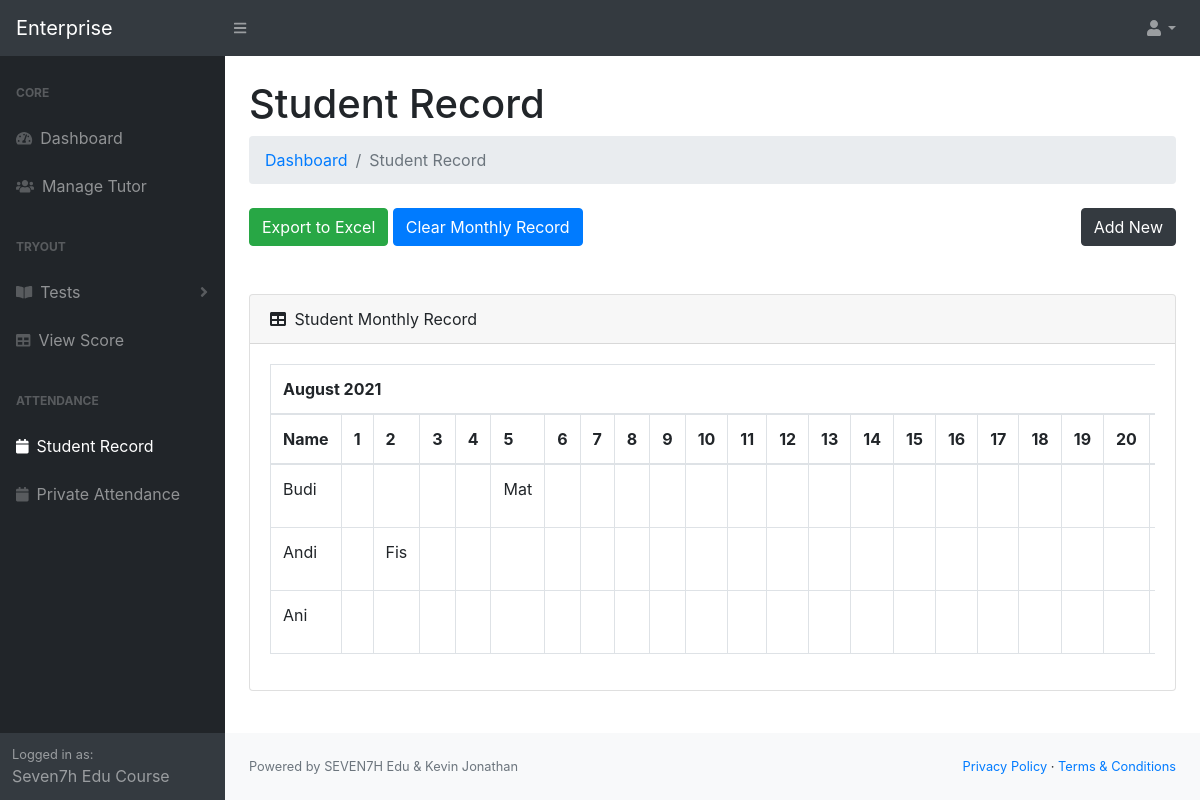
Screenshot of /enterprise/studentrecord.php (signed in) with the database file from the repository.
### tables this page shows
CREATE TABLE `heyseven7h_attendance` (
  `id` int(11) NOT NULL,
  `name` varchar(200) NOT NULL,
  `cal1` varchar(10) NOT NULL,
  `cal2` varchar(10) NOT NULL,
  `cal3` varchar(10) NOT NULL,
  `cal4` varchar(10) NOT NULL,
  `cal5` varchar(10) NOT NULL,
  `cal6` varchar(10) NOT NULL,
  `cal7` varchar(10) NOT NULL,
  `cal8` varchar(10) NOT NULL,
  `cal9` varchar(10) NOT NULL,
  `cal10` varchar(10) NOT NULL,
  `cal11` varchar(10) NOT NULL,
  `cal12` varchar(10) NOT NULL,
  `cal13` varchar(10) NOT NULL,
  `cal14` varchar(10) NOT NULL,
  `cal15` varchar(10) NOT NULL,
  `cal16` varchar(10) NOT NULL,
  `cal17` varchar(10) NOT NULL,
  `cal18` varchar(10) NOT NULL,
  `cal19` varchar(10) NOT NULL,
  `cal20` varchar(10) NOT NULL,
  `cal21` varchar(10) NOT NULL,
  `cal22` varchar(10) NOT NULL,
  `cal23` varchar(10) NOT NULL,
  `cal24` varchar(10) NOT NULL,
  `cal25` varchar(10) NOT NULL,
  `cal26` varchar(10) NOT NULL,
  `cal27` varchar(10) NOT NULL,
  `cal28` varchar(10) NOT NULL,
  `cal29` varchar(10) NOT NULL,
  `cal30` varchar(10) NOT NULL,
  `cal31` varchar(10) NOT NULL
);

### enterprise/studentrecord.php (the view, shortened to what this page needs)
<?php
require_once 'connect.php';
if (isset($_SESSION["loggedin"])) {
?>
<!DOCTYPE html>
<html lang="en">
<head>
    <link href="css/styles.css" rel="stylesheet" />
    <link href="https://cdn.datatables.net/1.10.20/css/dataTables.bootstrap4.min.css" rel="stylesheet"
 />
</head>
<body class="sb-nav-fixed">
    <?php include('components/navbar.php'); ?>
    <div id="layoutSidenav_content">
        <main>
            <div class="container-fluid">
                <h1 class="mt-4">Student Record</h1>
                <ol class="breadcrumb mb-4">
                    <li class="breadcrumb-item"><a href="index.php">Dashboard</a></li>
                    <li class="breadcrumb-item active">Student Record</li>
                </ol>
                <div class="row">
                    <div class="col-sm-6">
                        <button class="btn btn-success" onclick="exportTableToXlsx()">Export to Excel</button>
                        <button class="btn btn-primary" data-toggle="modal" data-target="#clearModal">Clear Monthly
                            Record</button>
                    </div>
                    <div class="col-sm-6">
                        <button style="float: right;" class="btn btn-dark" data-toggle="modal"
                            data-target="#addNewModal">Add
                            New</button>
                    </div>
                </div>
                <br><br>
                <div class="card mb-4">
                    <div class="card-header">
                        <i class="fas fa-table mr-1"></i>
                        Student Monthly Record
                    </div>
                    <div class="card-body">
                        <div class="table-responsive">
                            <table class="table table-bordered" id="dataTable" width="100%" cellspacing="0">
                                <thead>
                                    <tr>
                                        <th colspan="34" id="monthName"></th>
                                    </tr>
                                    <tr>
                                        <th>Name</th>
                                        <th>1</th>
                                        <th>2</th>
                                        <th>3</th>
                                        <th>4</th>
                                        <th>5</th>
                                        <th>6</th>
                                        <th>7</th>
                                        <th>8</th>
                                        <th>9</th>
                                        <th>10</th>
                                        <th>11</th>
                                        <th>12</th>
                                        <th>13</th>
                                        <th>14</th>
                                        <th>15</th>
                                        <th>16</th>
                                        <th>17</th>
                                        <th>18</th>
                                        <th>19</th>
                                        <th>20</th>
                                        <th>21</th>
                                    </tr>
                                </thead>
                                <tbody>
                                    <?php
                                        $sql = "SELECT * FROM heyseven7h_attendance";
                                        $result = $conn->query($sql);
                                        if ($result->num_rows > 0) {
                                            while($row = $result->fetch_assoc()) {
                                                echo "<tr>
                                                <td>" . $row["name"]. "</td>
                                                <td>" . $row["cal1"]. "</td>
                                                <td>" . $row["cal2"]. "</td>
                                                <td>" . $row["cal3"]. "</td>
                                                <td>" . $row["cal4"]. "</td>
                                                <td>" . $row["cal5"]. "</td>
                                                <td>" . $row["cal6"]. "</td>
                                                <td>" . $row["cal7"]. "</td>
                                                <td>" . $row["cal8"]. "</td>
                                                <td>" . $row["cal9"]. "</td>
                                                <td>" . $row["cal10"]. "</td>
                                                <td>" . $row["cal11"]. "</td>
                                                <td>" . $row["cal12"]. "</td>
                                                <td>" . $row["cal13"]. "</td>
                                                <td>" . $row["cal14"]. "</td>
                                                <td>" . $row["cal15"]. "</td>
                                                <td>" . $row["cal16"]. "</td>
                                                <td>" . $row["cal17"]. "</td>
                                                <td>" . $row["cal18"]. "</td>
                                                <td>" . $row["cal19"]. "</td>
                                                <td>" . $row["cal20"]. "</td>
                                                <td>" . $row["cal21"]. "</td>
                                                <td>" . $row["cal22"]. "</td>
                                                <td>" . $row["cal23"]. "</td>
                                                <td>" . $row["cal24"]. "</td>
                                                <td>" . $row["cal25"]. "</td>
                                                <td>" . $row["cal26"]. "</td>
                                                <td>" . $row["cal27"]. "</td>
                                                <td>" . $row["cal28"]. "</td>
                                                <td>" . $row["cal29"]. "</td>
                                                <td>" . $row["cal30"]. "</td>
                                                " . $row[""]. "".$row[""]."<td>
                                                <button class='btn btn-danger action' title='Delete' onclick='deleteEntry(".$row["id"].")' data-toggle='modal' data-target='#deleteModal'><i class='fas fa-trash'></i></button></td>
                                                </tr>";
                                            }
                                        }
                                    ?>
                                </tbody>
                            </table>
                        </div>
                    </div>
                </div>
            </div>
        </main>
        <?php include('components/footer.php'); ?>
    </div>
    </div>
</body>
</html>
<?php
}
else{
    header("location:login.php");
}
?>

### rows the page displays
heyseven7h_attendance: name "Budi", cal5 "Mat"
heyseven7h_attendance: name "Andi", cal2 "Fis"
heyseven7h_attendance: name "Ani"

### other values shown
$_SESSION["name"] "Seven7h Edu Course"
